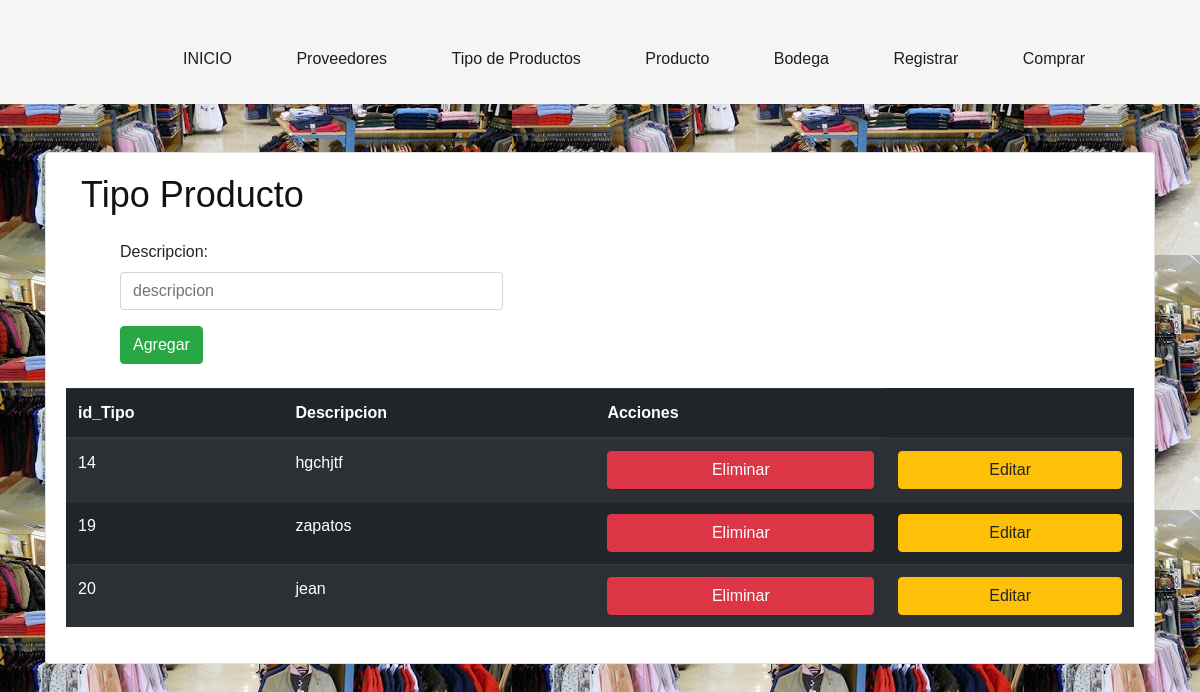
/Vista/tipoProducto.php, run on the app's committed database.
### tables this page shows
CREATE TABLE `tipoproducto` (
  `id_tipo` int(11) NOT NULL,
  `descripcion` varchar(225) NOT NULL
);

### Modelo/Conexion.php (called while the page is built, shortened)
<?php
class Conexion{
    private $conexion;
    public function __construct()
    {
      return  $this->conexion= new mysqli('localhost','root','','db_proyecto');
    }
    public function consultaTabla($sql)
    {
        $tabla=$this->conexion->query($sql)->fetch_all(MYSQLI_ASSOC);
        return $tabla;
    }
}
?>

### Modelo/tipoModelo.php (called while the page is built, shortened)
<?php
require_once ('Conexion.php');
class Tipo{
    private $conexion;
    public function __construct()
    {
        $this->conexion=new Conexion();
    }
    public function listar()
    {
       $sql="SELECT * FROM `tipoproducto`";
       $tabla=$this->conexion->consultaTabla($sql);
       return $tabla;
    }
}
?>

### Vista/tipoProducto.php (the view, shortened to what this page needs)
<!DOCTYPE html>
<html lang="en">
<head>
    <link rel="stylesheet" href="../boostrap/css/bootstrap.min.css">
    <link rel="stylesheet" href="../boostrap/css/body.css">
    <link rel="stylesheet" href="css/bootstrap.min.css" type="text/css">
    <link rel="stylesheet" href="css/font-awesome.min.css" type="text/css">
    <link rel="stylesheet" href="css/nice-select.css" type="text/css">
    <link rel="stylesheet" href="css/owl.carousel.min.css" type="text/css">
    <link rel="stylesheet" href="css/magnific-popup.css" type="text/css">
    <link rel="stylesheet" href="css/slicknav.min.css" type="text/css">
    <link rel="stylesheet" href="css/style.css" type="text/css">
    <link rel="stylesheet" href="../boostrap/css/body.css">
</head>
<?php
require_once ('../Modelo/tipoModelo.php');
$tipo=new Tipo();
$lista=$tipo->listar();
$descripcion="";
?>
<body style="background-image: url(img/wen2.jpeg);">
<header style="background-color:whitesmoke;" class="header-section">
        <div class="container-fluid" >
            <div class="inner-header">
                <nav class="main-menu mobile-menu">
                    <ul>
                    <li><a href="index2.html">INICIO</a></li>
                        <li><a href="proveedor.php">Proveedores</a></li>
                        <li><a href="tipoProducto.php"> Tipo de Productos</a></li>
                        <li><a href="producto.php">Producto</a></li>
                        <li><a href="bodega.php">Bodega</a></li>
                        <li><a href="cliente.php">Registrar</a></li>
                        <li><a href="ver.php">Comprar</a></li>
                    </ul>
                </nav>
            </div>
        </div>
    </header>
    <br>
    <br>
    <div class="container">
        <div  class="card card-body">
            <div class="container">
            <form action="../Controlador/tipoController.php" method="post">
                <h2> Tipo Producto</h2>
                <div class="row mx-4 my-4">
                    <div class="col-md-5">
                        <div class="form-group">
                            <label for="">Descripcion:</label>
                            <input type="text" name="descripcion" value="<?=$descripcion?>"  placeholder="descripcion" class="form-control" id="">
                        </div>
                        <?php
                        if (isset($_GET['editar'])) {
                           ?>
                            <input type="submit" name="editar" value="Actualizar" class="btn btn-success " class="form-control" id="">
                           <?php
                        }else {
                            ?>
                             <input type="submit" name="insertar" value="Agregar" class="btn btn-success " class="form-control" id="">
                            <?php
                        }
                        ?>
                    </div>
                </div>
            </form>
        </div>
        <table class="table table-dark table-striped">
            <thead>
                <tr>
                    <th>id_Tipo</th>
                    <th>Descripcion</th>
                    <th>Acciones</th>
                </tr>
            </thead>
            <tbody>
               <?php
                    foreach ($lista as $tipo) {
                        ?>
                <tr>
                    <td><?=$tipo['id_tipo']?></td>
                    <td><?=$tipo['descripcion']?></td>
                    <td>
                        <a href="../Controlador/tipoController.php?eliminar=<?=$tipo['id_tipo']?>" class="btn btn-danger btn-block">Eliminar</a>
                    </td>
                    <td>
                    <a href="tipoProducto.php?editar=<?=$tipo['id_tipo']?>" class="btn btn-warning btn-block">Editar</a>
                    </td>
                </tr>
                        <?php
                    }
               ?>
            </tbody>
        </table>
    </div>
</body>
</html>

### Vista/css/style.css (style rules this page uses)
html, body { height: 100%; font-family: "Montserrat", sans-serif; -webkit-font-smoothing: antialiased; font-smoothing: antialiased; background: none; }
h1, h2, h3, h4, h5, h6 { margin: 0; color: #111111; font-weight: 500; font-family: "Montserrat", sans-serif; }
h2 { font-size: 36px; }
ul, ol { padding: 0; margin: 0; }
.header-section { height: 104px; padding-top: 38px; padding-bottom: 24px; padding-left: 45px; padding-right: 45px; }
.inner-header .main-menu { float: right; margin-right: 150px; }
.inner-header .main-menu ul li { display: inline-block; margin-left: 60px; position: relative; }
.inner-header .main-menu ul li a { color: #1e1e1e; font-size: 16px; display: inline-block; font-weight: 500; position: relative; line-height: 42px; }
.inner-header .main-menu ul li a:after { position: absolute; left: 0; bottom: 7px; width: 100%; height: 2px; background: #1e1e1e; content: ""; opacity: 0; -webkit-transform: all 0.3s; -webkit-transition: all 0.3s; transition: all 0.3s; }
@media only screen and (min-width: 1200px) and (max-width: 1340px) { .inner-header .main-menu { margin-right: 55px; } }

### data on the page
tipoproducto: id_tipo "14", descripcion "hgchjtf"
tipoproducto: id_tipo "19", descripcion "zapatos"
tipoproducto: id_tipo "20", descripcion "jean"
